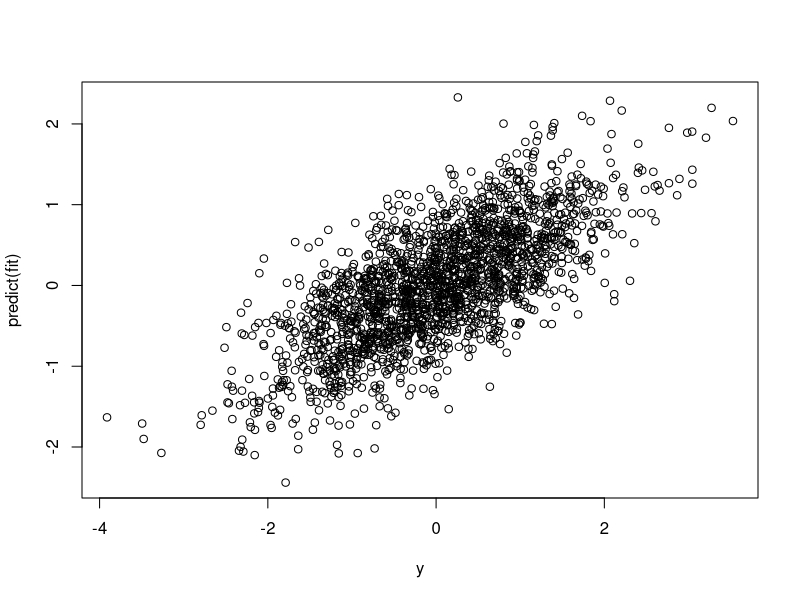
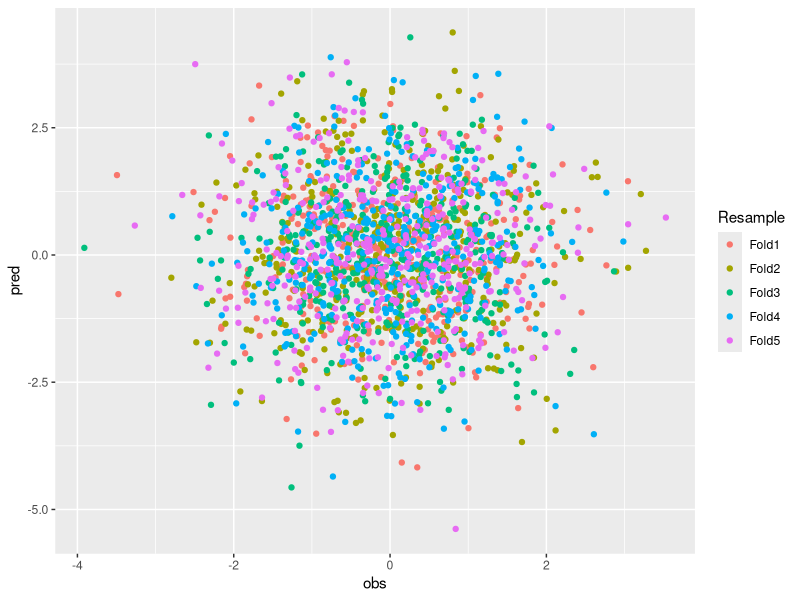
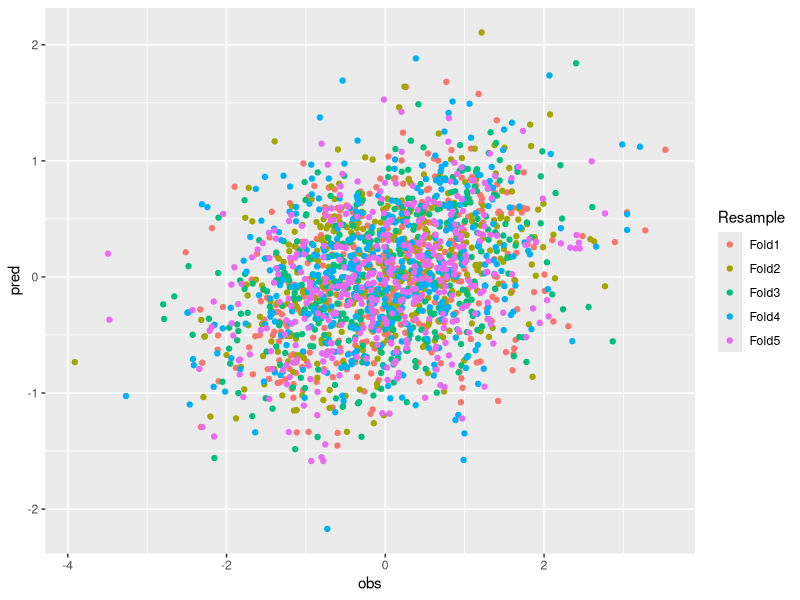

Write the R code that produced these figures, in order.
## ---- chunk 1
library(caret)
n <- 2000 # observations
p <- 1000 # features
x <- matrix(rnorm(n*p),ncol=p,dimnames=list(seq_len(n),seq_len(p)))
y <- rnorm(n)
fit <- train(x, y, method="lm", trControl=trainControl(method="none"))
fit$results
plot(y, predict(fit))
cor(y, predict(fit))
## ---- chunk 2
trCtl <- trainControl(method="cv", number=5, savePredictions=TRUE)
fit <- train(x, y, method="lm", trControl=trCtl)
fit$results
head(fit$pred)
getR2 <- function(pred) {
  r2s <- sapply(1:5, function(i) {
    idx <- pred[,"Resample"] == paste0("Fold",i)
    cor(pred[idx,2], pred[idx,1])^2
  })
  mean(r2s)
}
getR2(fit$pred)
## ---- chunk 3
library(ggplot2)
ggplot(fit$pred, aes(obs, pred, color=Resample)) + geom_point()
## ---- chunk 4
cors <- cor(x, y)[,1]
q <- quantile(abs(cors), .8)
x.filt <- x[,abs(cors) > q]
fit <- train(x.filt, y, method="lm", trControl=trCtl)
fit$results
getR2(fit$pred)
ggplot(fit$pred, aes(obs, pred, color=Resample)) + geom_point()
